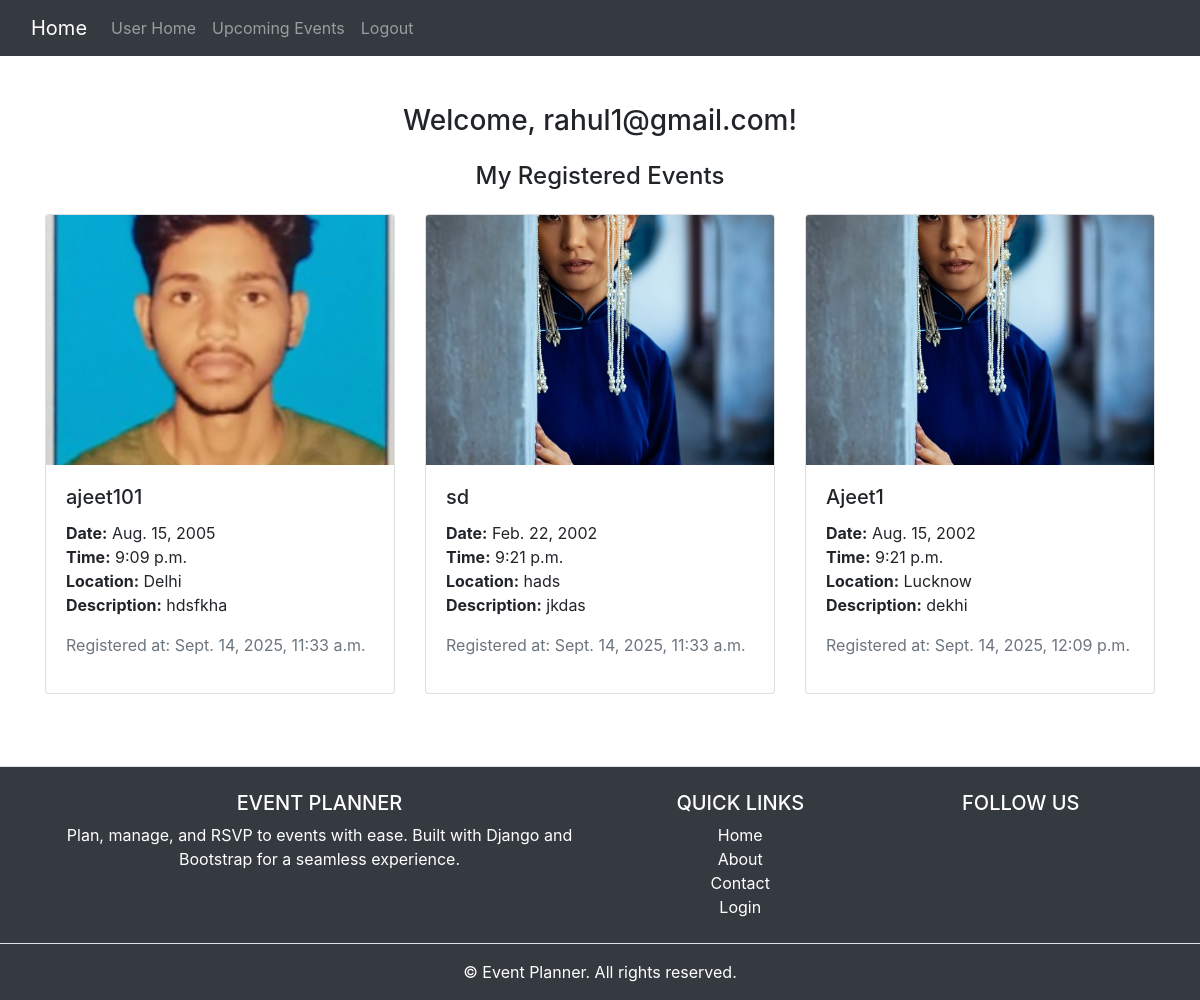
Before: /user_home/ (signed in) with the older database file.
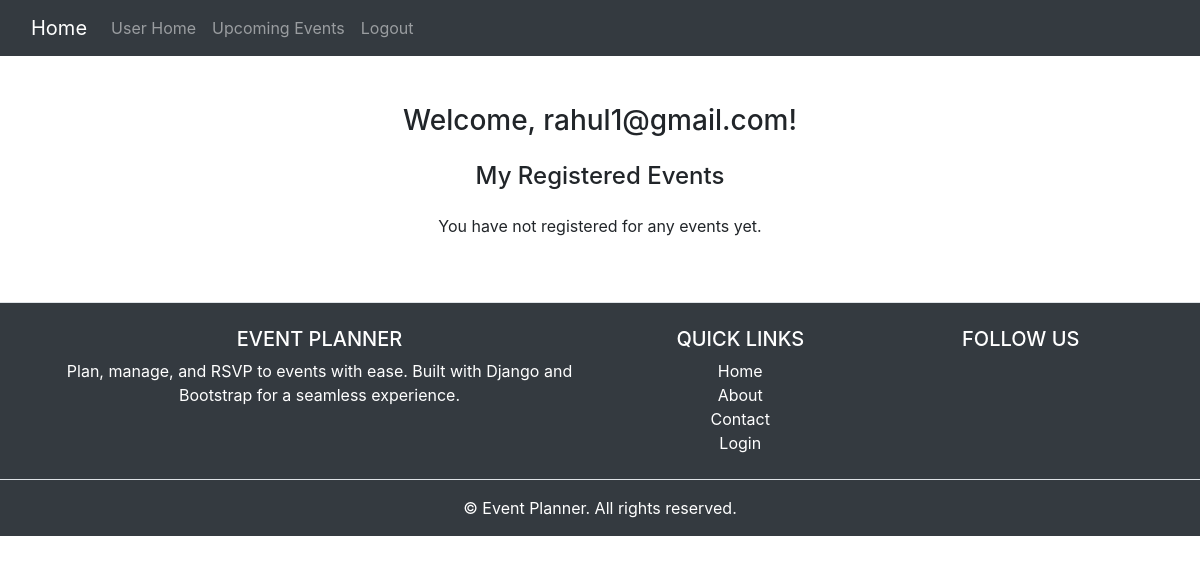
After: the same page with the newer database file.
### event/models.py (models this page shows, shortened)
class EventRegistration(models.Model):
    user = models.ForeignKey(User, on_delete=models.CASCADE)
    event_name = models.ForeignKey(upcoming_event, on_delete=models.CASCADE)
    registered_at = models.DateTimeField(auto_now_add=True)

class upcoming_event(models.Model):
    event_name = models.CharField(max_length=100)
    event_date = models.DateField()
    event_time = models.TimeField()
    location = models.CharField(max_length=200)
    description = models.TextField()
    image = models.ImageField(upload_to='event_images/', null=True, blank=True)

### event/views.py (the view)
# urls.py: path("user_home/", user_home, name="user_home"),
def user_home(request):
    if not request.user.is_authenticated:
        return redirect('login')
    registered_events = EventRegistration.objects.filter(user=request.user)
    d = {'registered_events': registered_events}
    return render(request, 'user_home.html', d)

### event/templates/user_home.html (shortened to what this page needs)
{% include 'user_header.html'%}
{% include 'user_navigation.html'%}
{% load static %}
{% if user.is_authenticated %}
<div class="container mt-5 mb-5">
    <h3 class="mb-4 text-center">Welcome, {{ user.username }}!</h3>
    <h4 class="mb-4 text-center">My Registered Events</h4>
    <div class="row">
        {% if registered_events %}
            {% for reg in registered_events %}
            <div class="col-md-4 mb-4">
                <div class="card h-100">
                    {% if reg.event_name.image %}
                    <img src="{{ reg.event_name.image.url }}" class="card-img-top" alt="{{ reg.event_name.event_name }}" style="height: 250px; object-fit: cover;">
                    {% else %}
                    <img src="/media/photo.jpg" class="card-img-top" alt="No Image" style="height: 250px; object-fit: cover;">
                    {% endif %}
                    <div class="card-body">
                        <h5 class="card-title">{{ reg.event_name.event_name }}</h5>
                        <p class="card-text">
                            <strong>Date:</strong> {{ reg.event_name.event_date }}<br>
                            <strong>Time:</strong> {{ reg.event_name.event_time }}<br>
                            <strong>Location:</strong> {{ reg.event_name.location }}<br>
                            <strong>Description:</strong> {{ reg.event_name.description }}
                        </p>
                        <p class="text-muted">Registered at: {{ reg.registered_at }}</p>
                    </div>
                </div>
            </div>
            {% endfor %}
        {% else %}
            <div class="col-12 text-center">
                <p>You have not registered for any events yet.</p>
            </div>
        {% endif %}
    </div>
</div>
{% endif %}
{% include 'footer.html' %}

Changed rows visible on the page:
removed EventRegistration: event_name.image (picture), event_name.event_name "ajeet101", event_name.event_date "Aug. 15, 2005", event_name.event_time "9:09 p.m.", event_name.location "Delhi", event_name.description "hdsfkha", registered_at "Sept. 14, 2025, 11:33 a.m."
removed EventRegistration: event_name.image (picture), event_name.event_name "sd", event_name.event_date "Feb. 22, 2002", event_name.event_time "9:21 p.m.", event_name.location "hads", event_name.description "jkdas", registered_at "Sept. 14, 2025, 11:33 a.m."
removed EventRegistration: event_name.image (picture), event_name.event_name "Ajeet1", event_name.event_date "Aug. 15, 2002", event_name.event_time "9:21 p.m.", event_name.location "Lucknow", event_name.description "dekhi", registered_at "Sept. 14, 2025, 12:09 p.m."
Other visible differences:
text now shown: "You have not registered for any events yet."
